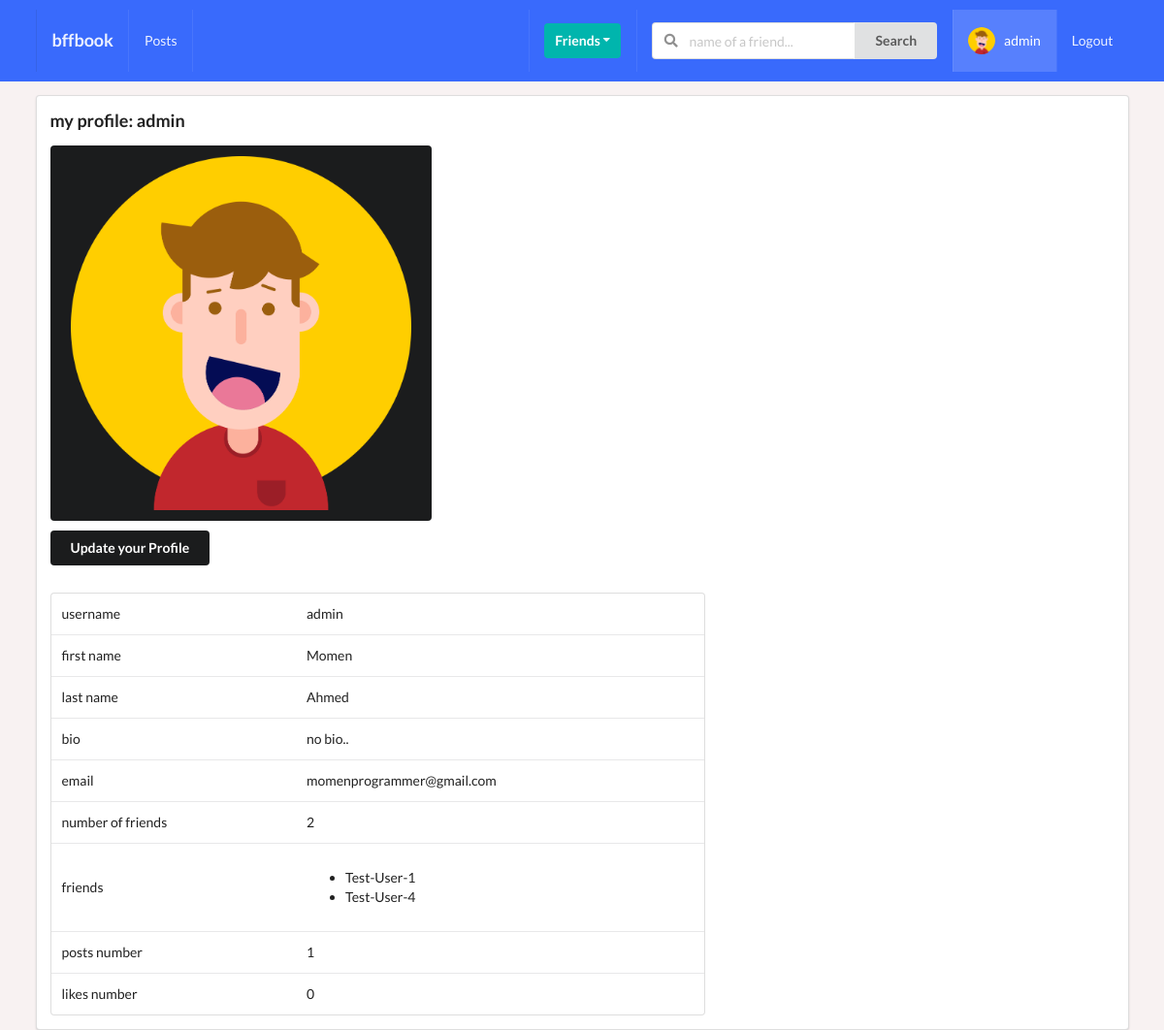
Page /profiles/my-profile/ (signed in) on the committed database.
### profiles/models.py (models this page shows, shortened)
class Profile(models.Model):
    first_name = models.CharField(max_length=200, blank=True)
    last_name = models.CharField(max_length=200, blank=True)
    user = models.OneToOneField(User, on_delete=models.CASCADE)
    bio = models.TextField(default="no bio..", max_length=300)
    email = models.EmailField(max_length=200, blank=True)
    country = models.CharField(max_length=200, blank=True)
    avatar = models.ImageField(default="avatar.png", upload_to="avatars/")
    friends = models.ManyToManyField(User, blank=True, related_name="frinends")
    slug = models.SlugField(unique=True, blank=True)
    updated = models.DateTimeField(auto_now=True)
    created = models.DateTimeField(auto_now_add=True)
    objects = ProfileManager()
    def get_friends(self):
        return self.friends.all()
    def get_friends_number(self):
        return self.friends.all().count()
    def get_posts_number(self):
        return self.posts.all().count()
    def get_likes(self):
        likes = self.like_set.all()
        total_likes = 0
        for like in likes:
            if like.value=="Like":
                total_likes += 1
        return total_likes
    __initial_first_name = None
    __initial_last_name = None
    def __init__(self, *args, **kwargs):
        super().__init__(*args, **kwargs)
        self.__initial_first_name = self.first_name
        self.__initial_last_name = self.last_name

### posts/models.py (models this page shows, shortened)
class Like(models.Model):
    user = models.ForeignKey(Profile, on_delete=models.CASCADE)
    post = models.ForeignKey(Post, on_delete=models.CASCADE)
    value = models.CharField(choices=LIKE_CHOICES, max_length=8)
    updated = models.DateTimeField(auto_now=True)
    created = models.DateTimeField(auto_now_add=True)

### profiles/views.py (the view)
# urls.py: path("my-profile/", profile, name="my-profile"),
@login_required
def profile(request):
    profile = Profile.objects.get(user=request.user)
    form = ProfileForm(request.POST or None, request.FILES or None, instance=profile)
    confirm = False
    if request.method == "POST":
        form.save()
        confirm = True
    context = {
        "profile":profile,
        "form":form,
        "confirm":confirm,
    }
    return render(request, "profiles/profile.html", context)

### profiles/forms.py
class ProfileForm(forms.ModelForm):
    class Meta:
        model = Profile
        fields = ("first_name", "last_name", "bio", "email", "avatar")

### profiles/context_processors.py (called while the page is built)
def profile_picture(request):
    if request.user.is_authenticated:
        profile_obj = Profile.objects.get(user=request.user)
        avatar = profile_obj.avatar
        return {'avatar':avatar}
    return {}

def invatations_received_number(request):
    if request.user.is_authenticated:
        profile_obj = Profile.objects.get(user=request.user)
        queryset_count = Relationship.objects.invitations_receive(profile_obj).count()
        return {'invites_number':queryset_count}
    return {}

### profiles/models.py (called while the page is built)
    def invitations_receive(self, receiver):
        queryset = Relationship.objects.filter(receiver=receiver, status="send")
        return queryset

### profiles/templates/profiles/profile.html (shortened to what this page needs)
{% extends "base.html" %}
{% block content %}
<div class="ui segment">
    <h3>my profile: {{request.user}}</h3>
    <div class="ui grid">
    <div class="row">
        <div class="six wide column">
            <img src={{profile.avatar.url}} class="ui secondary button" alt="">
            <div class="row mt-5">
                <button id="modal-btn" class="ui secondary button">Update your Profile</button>
            </div>
        </div>
    </div>
    <div class="ten wide column">
        <table class="ui table">
            <tbody>
                <tr>
                    <td>username</td>
                    <td>{{profile.user}}</td>
                </tr>
                <tr>
                    <td>first name</td>
                    <td>{{profile.first_name}}</td>
                </tr>
                <tr>
                    <td>last name</td>
                    <td>{{profile.last_name}}</td>
                </tr>
                <tr>
                    <td>bio</td>
                    <td>{{profile.bio}}</td>
                </tr>
                <tr>
                    <td>email</td>
                    <td>{{profile.email}}</td>
                </tr>
                <tr>
                    <td>number of friends</td>
                    <td>{{profile.get_friends_number}}</td>
                </tr>
                <tr>
                    <td>friends</td>
                    <td>
                        <ul>
                            {% for friend in profile.get_friends %}
                                <li>{{friend}}</li>
                            {% endfor %}
                        </ul>
                    </td>
                </tr>
                <tr>
                    <td>posts number</td>
                    <td>{{profile.get_posts_number}}</td>
                </tr>
                <tr>
                    <td>likes number</td>
                    <td>{{profile.get_likes}}</td>
                </tr>
            </tbody>
        </table>
    </div>
    </div>
</div>
{% endblock content %}

### home/templates/home/navbar.html (shortened to what this page needs)
{% url "home:home" as path_to_home %}
{% url "posts:post" as path_to_posts %}
{% url "profiles:my-profile" as path_to_my_profile %}
<div class="ui inverted menu navbar mb-7">
    <div class="ui container">
      <a href="{{path_to_home}}" class="{% if request.path == path_to_home %}active{% endif %} item">
          <h3>bffbook</h3>
      </a>
      {% if request.user.is_authenticated %}
      <a href="{{path_to_posts}}" class="{% if request.path == path_to_posts %}active{% endif %} item">
          Posts
      </a>
      {% endif %}
      <div class="right menu">
          {% if request.user.is_authenticated %}
          <div class="item">
              <div class="ui floating dropdown icon button teal"> Friends
                  <i class="dropdown icon"></i>
               </div>
          </div>
               <div class="item">
                <form action="" method="GET">
                  <div class="ui action left icon input">
                  <input class="prompt" type="text" name='q' placeholder="name of a friend...">
                  <button type='submit' class="ui button">Search</button>
                  </div>
              </form>
              </div>
              <a href="{{path_to_my_profile}}" class="{% if request.path == path_to_my_profile %}active{% endif %} item">
                  <img src={{avatar.url}} class="ui avatar image" alt="avatar">&nbsp;
                   {{ request.user }}
              </a>
              <a href="" class="ui item">
                  Logout
              </a>
          {% else %}
          <a href="" class="ui item">
                  Login
              </a>
          {% endif %}
      </div>
    </div>
  </div>

### static/css/style.css (style rules this page uses)
body { background-color: #f8f2f2 !important; }
.navbar { border-radius: 0px !important; padding: 10px 0px 10px !important; background-color: #396afc !important; }
.mb-7 { margin-bottom: 7px !important; }
.mt-5 { margin-top: 5px !important; }

### rows in the picture
Profile: avatar (placeholder picture), user "admin", first_name "Momen", last_name "Ahmed", bio "no bio..", email "momenprogrammer@gmail.com", get_friends_number "2", get_posts_number "1", get_likes "0"

### other values in the picture
{{ request.user }} "admin"
{{ friend }} "Test-User-1"
{{ friend }} "Test-User-4"
